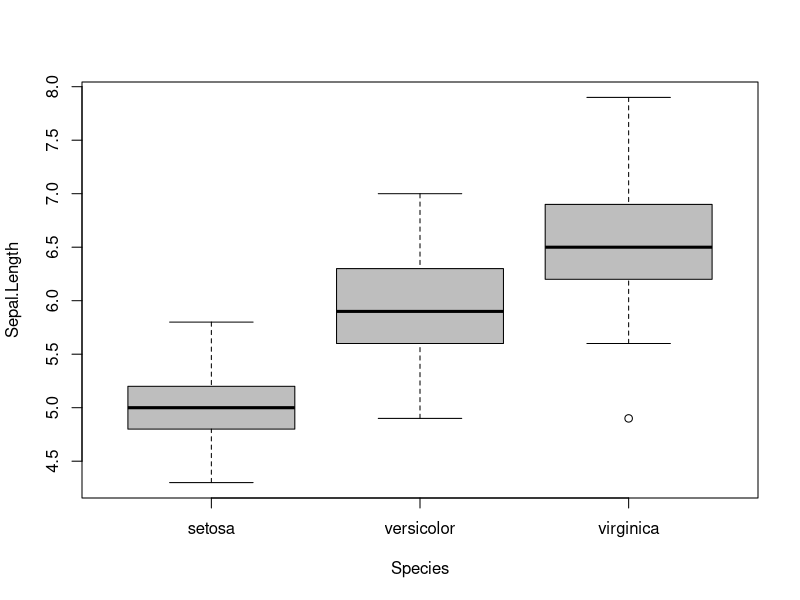
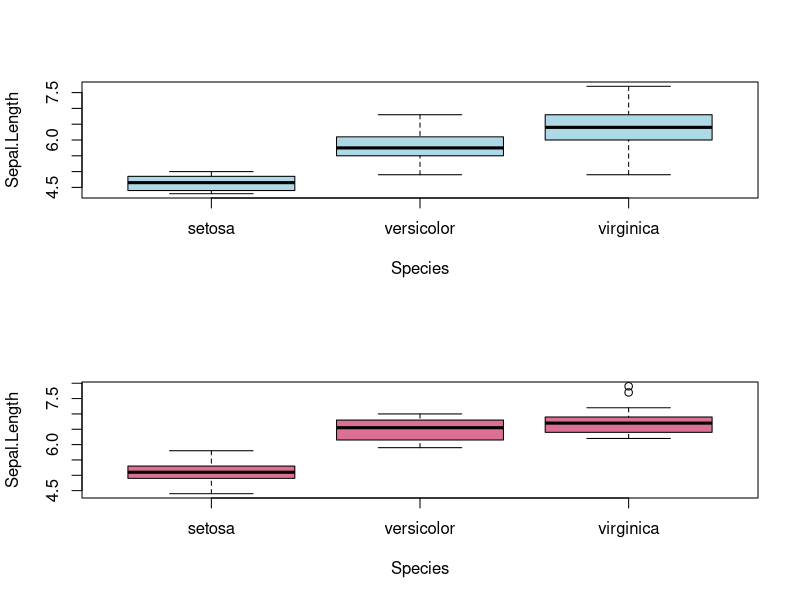
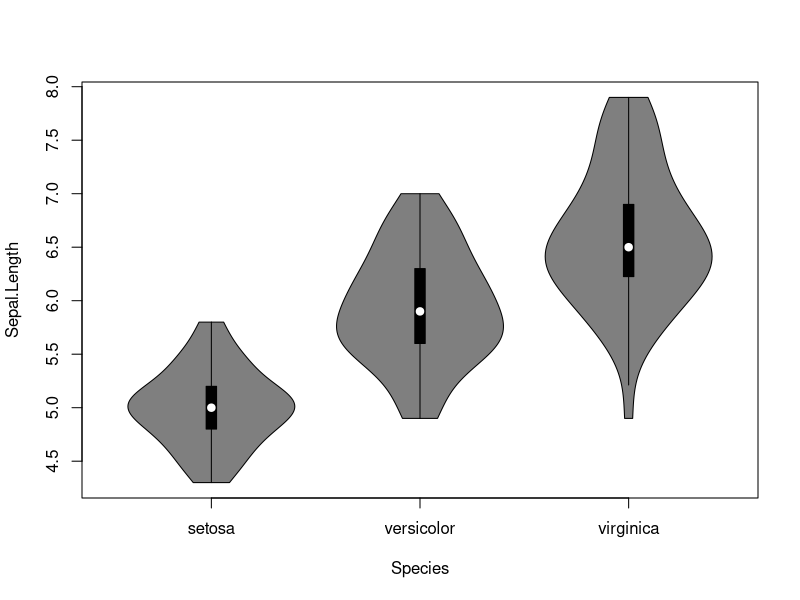
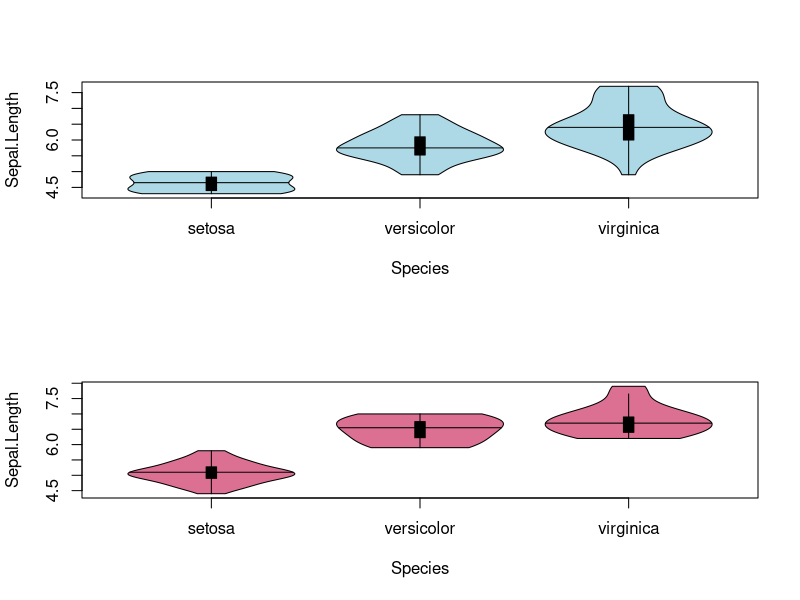
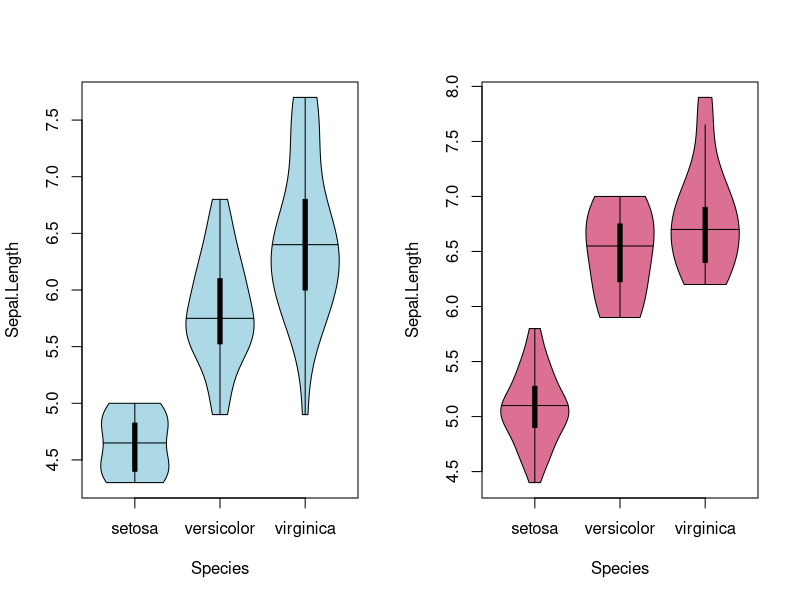
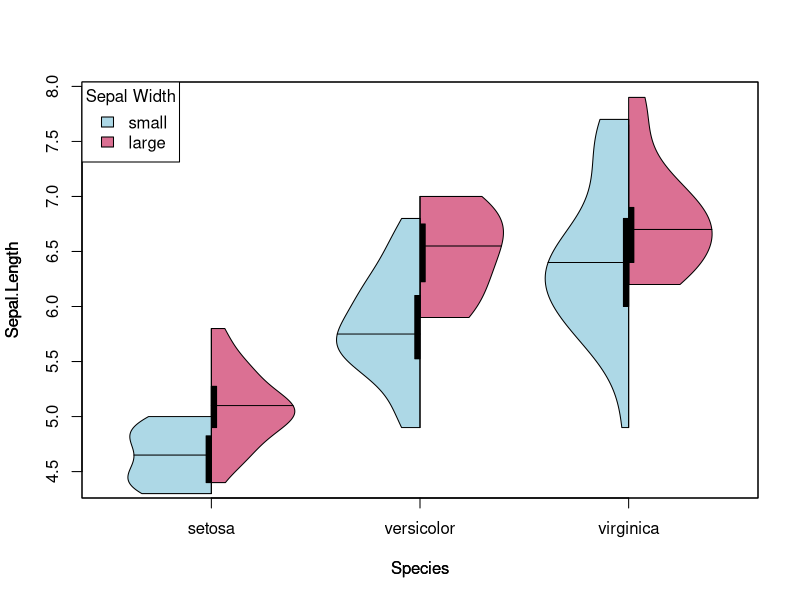
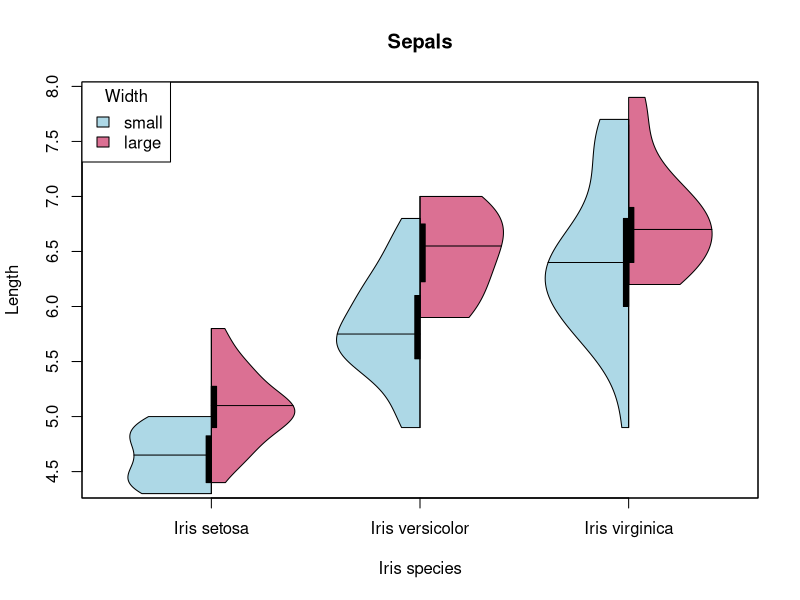
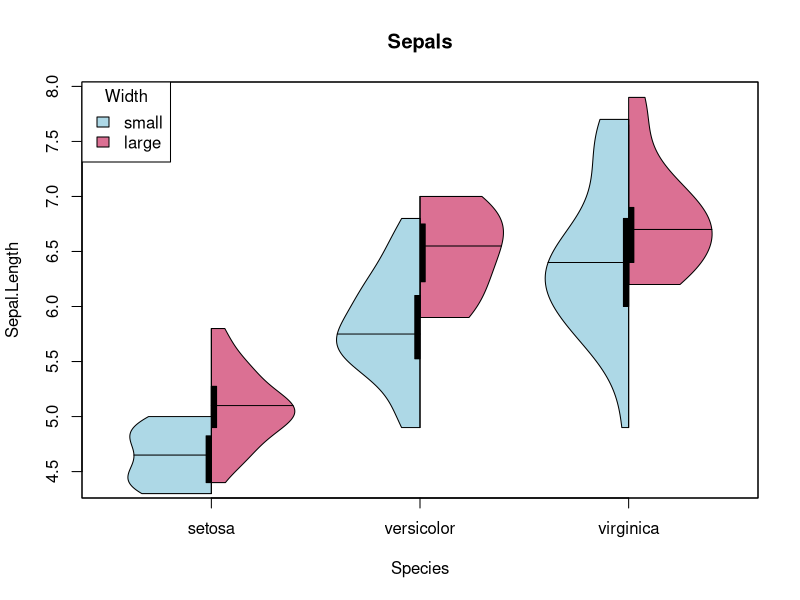

Recreate these plots in R, in order.
## ---- chunk 1
library("vioplot")
## ---- chunk 2
data(iris)
summary(iris$Sepal.Width)
table(iris$Sepal.Width > mean(iris$Sepal.Width))
iris_large <- iris[iris$Sepal.Width > mean(iris$Sepal.Width), ]
iris_small <- iris[iris$Sepal.Width <= mean(iris$Sepal.Width), ]
## ---- chunk 3
boxplot(Sepal.Length~Species, data=iris, col="grey")
## ---- chunk 4
{
  par(mfrow=c(2,1))
boxplot(Sepal.Length~Species, data=iris_small, col = "lightblue")
boxplot(Sepal.Length~Species, data=iris_large, col = "palevioletred")
par(mfrow=c(1,1))
}
## ---- chunk 5
vioplot(Sepal.Length~Species, data=iris)
## ---- chunk 6
{
  par(mfrow=c(2,1))
vioplot(Sepal.Length~Species, data=iris_small, col = "lightblue", plotCentre = "line")
vioplot(Sepal.Length~Species, data=iris_large, col = "palevioletred", plotCentre = "line")
par(mfrow=c(1,1))
}
## ---- chunk 7
{
  par(mfrow=c(1,2))
vioplot(Sepal.Length~Species, data=iris_small, col = "lightblue", plotCentre = "line")
vioplot(Sepal.Length~Species, data=iris_large, col = "palevioletred", plotCentre = "line")
par(mfrow=c(1,1))
}
## ---- chunk 8
vioplot(Sepal.Length~Species, data=iris_large, col = "palevioletred", plotCentre = "line", side = "right")
vioplot(Sepal.Length~Species, data=iris_small, col = "lightblue", plotCentre = "line", side = "left", add = T)
title(xlab = "Species", ylab = "Sepal Length")
legend("topleft", fill = c("lightblue", "palevioletred"), legend = c("small", "large"), title = "Sepal Width")
## ---- chunk 9
vioplot(Sepal.Length~Species, data=iris_large, col = "palevioletred", plotCentre = "line", side = "right", xlab = "Iris species", ylab = "Length", main = "Sepals", names=paste("Iris", levels(iris$Species)))
vioplot(Sepal.Length~Species, data=iris_small, col = "lightblue", plotCentre = "line", side = "left", add = T)
legend("topleft", fill = c("lightblue", "palevioletred"), legend = c("small", "large"), title = "Width")
## ---- chunk 10
vioplot(Sepal.Length~Species, data=iris_large, col = "palevioletred", plotCentre = "line", side = "right")
vioplot(Sepal.Length~Species, data=iris_small, col = "lightblue", plotCentre = "line", side = "left", add = T, xlab = "Iris species", ylab = "Length", main = "Sepals", names=paste("Iris", levels(iris$Species)))
legend("topleft", fill = c("lightblue", "palevioletred"), legend = c("small", "large"), title = "Width")
## ---- chunk 11
vioplot(Sepal.Length~Species, data=iris_large, col = "palevioletred", plotCentre = "point", side = "right", pchMed = 21, colMed = "palevioletred4", colMed2 = "palevioletred2")
vioplot(Sepal.Length~Species, data=iris_small, col = "lightblue", plotCentre = "point", side = "left", pchMed = 21, colMed = "lightblue4", colMed2 = "lightblue2", add = T)
title(xlab = "Species", ylab = "Sepal Length")
legend("topleft", fill = c("lightblue", "palevioletred"), legend = c("small", "large"), title = "Sepal Width")
## ---- chunk 12
vioplot(Sepal.Length~Species, data=iris_large, col = "palevioletred", plotCentre = "point", side = "right", pchMed = 21, colMed = "palevioletred4", colMed2 = "palevioletred2")
vioplot(Sepal.Length~Species, data=iris_small, col = "lightblue", plotCentre = "point", side = "left", pchMed = 21, colMed = "lightblue4", colMed2 = "lightblue2", add = T)
points(1:length(levels(iris$Species)), as.numeric(sapply(levels(iris$Species), function(species) median(iris_large[grep(species, iris_large$Species),]$Sepal.Length))), pch = 21, col = "palevioletred4", bg = "palevioletred2")
title(xlab = "Species", ylab = "Sepal Length")
legend("topleft", fill = c("lightblue", "palevioletred"), legend = c("small", "large"), title = "Sepal Width")
## ---- chunk 13
vioplot(Sepal.Length~Species, data=iris_large, col = "palevioletred", plotCentre = "line", side = "right", pchMed = 21, colMed = "palevioletred4", colMed2 = "palevioletred2")
vioplot(Sepal.Length~Species, data=iris_small, col = "lightblue", plotCentre = "line", side = "left", pchMed = 21, colMed = "lightblue4", colMed2 = "lightblue2", add = T)
points(1:length(levels(iris$Species)), as.numeric(sapply(levels(iris$Species), function(species) median(iris_large[grep(species, iris_large$Species),]$Sepal.Length))), pch = 21, col = "palevioletred4", bg = "palevioletred2")
points(1:length(levels(iris$Species)), as.numeric(sapply(levels(iris$Species), function(species) median(iris_small[grep(species, iris_small$Species),]$Sepal.Length))), pch = 21, col = "lightblue4", bg = "lightblue2")
title(xlab = "Species", ylab = "Sepal Length")
legend("topleft", fill = c("lightblue", "palevioletred"), legend = c("small", "large"), title = "Sepal Width")
## ---- chunk 14
# add outliers to demo data
iris2 <- iris
iris2 <- rbind(iris2, c(7, 1, 0, 0, "setosa"))
iris2 <- rbind(iris2, c(1, 10, 0, 0, "setosa"))
iris2 <- rbind(iris2, c(9, 2, 0, 0, "versicolor"))
iris2 <- rbind(iris2, c(2, 12, 0, 0, "versicolor"))
iris2 <- rbind(iris2, c(10, 1, 0, 0, "virginica"))
iris2 <- rbind(iris2, c(12, 7, 0, 0, "virginica"))
iris2$Species <- factor(iris2$Species)
iris2$Sepal.Length <- as.numeric(iris2$Sepal.Length)
iris2$Sepal.Width <- as.numeric(iris2$Sepal.Width)
table(iris2$Species)
## ---- chunk 15
data(iris)
summary(iris2$Sepal.Width)
table(iris2$Sepal.Width > mean(iris2$Sepal.Width))
iris_large <- iris2[iris2$Sepal.Width > mean(iris2$Sepal.Width), ]
iris_small <- iris2[iris2$Sepal.Width <= mean(iris2$Sepal.Width), ]

attach(iris_large)
vioplot(Sepal.Length~Species, data=iris_large, plotCentre = "line", side = "right", col=c("lightgreen", "lightblue", "palevioletred"), ylim = c(min(iris2$Sepal.Length) * 0.9, max(iris2$Sepal.Length) * 1.1),
        names=c("setosa", "versicolor", "virginica"))
Sepal.medians <- sapply(unique(Species), function(sp) median(iris_large$Sepal.Length[Species == sp]))
# highlights medians
points(x = c(1:length(Sepal.medians)), y = Sepal.medians, pch = 21, cex = 1.25, lwd = 2,
       col = "white", bg = c("forestgreen", "lightblue4", "palevioletred4"))
# plots outliers above 2 SD
add_outliers(unlist(iris_large$Sepal.Length), iris2$Species, cutoff = 2,
             col = c("palegreen3", "lightblue3", "palevioletred3"), bars = "grey85", lwd = 2,
             fill = "grey75")
legend("bottomright", legend=c("setosa", "versicolor", "virginica"),
       fill=c("palegreen3", "lightblue3", "palevioletred3"), cex = 0.6)
add_labels(unlist(iris2$Sepal.Length), iris2$Species, height = 0.5, cex = 0.8)

attach(iris_small)
vioplot(Sepal.Length~Species, data=iris_small, plotCentre = "line", side = "left", add = T, col=c("palegreen1", "lightblue1", "palevioletred1"), ylim = c(min(Sepal.Length) * 0.9, max(Sepal.Length) * 1.1),
        names=c("setosa", "versicolor", "virginica"))


Sepal.medians <- sapply(unique(Species), function(sp) median(iris_small$Sepal.Length[Species == sp]))
# highlights medians
points(x = c(1:length(Sepal.medians)), y = Sepal.medians, pch = 21, cex = 1.25, lwd = 2,
       col = "white", bg = c("forestgreen", "lightblue4", "palevioletred4"))
# plots outliers above 2 SD
add_outliers(unlist(iris2$Sepal.Length), iris2$Species, cutoff = 2,
             col = c("palegreen3", "lightblue3", "palevioletred3"), bars = "grey85", lwd = 2,
             fill = "grey50")
legend("bottomright", legend=c("setosa", "versicolor", "virginica"),
       fill=c("lightgreen", "lightblue", "palevioletred"), cex = 0.6)
add_labels(unlist(iris2$Sepal.Length), iris2$Species, height = 0.5, cex = 0.8)

# add legend and titles
legend("topleft", fill = c("lightblue2", "lightblue3"), legend = c("small", "large"), title = "Sepal Width")
title(xlab = "Species", ylab = "Sepal Length")
